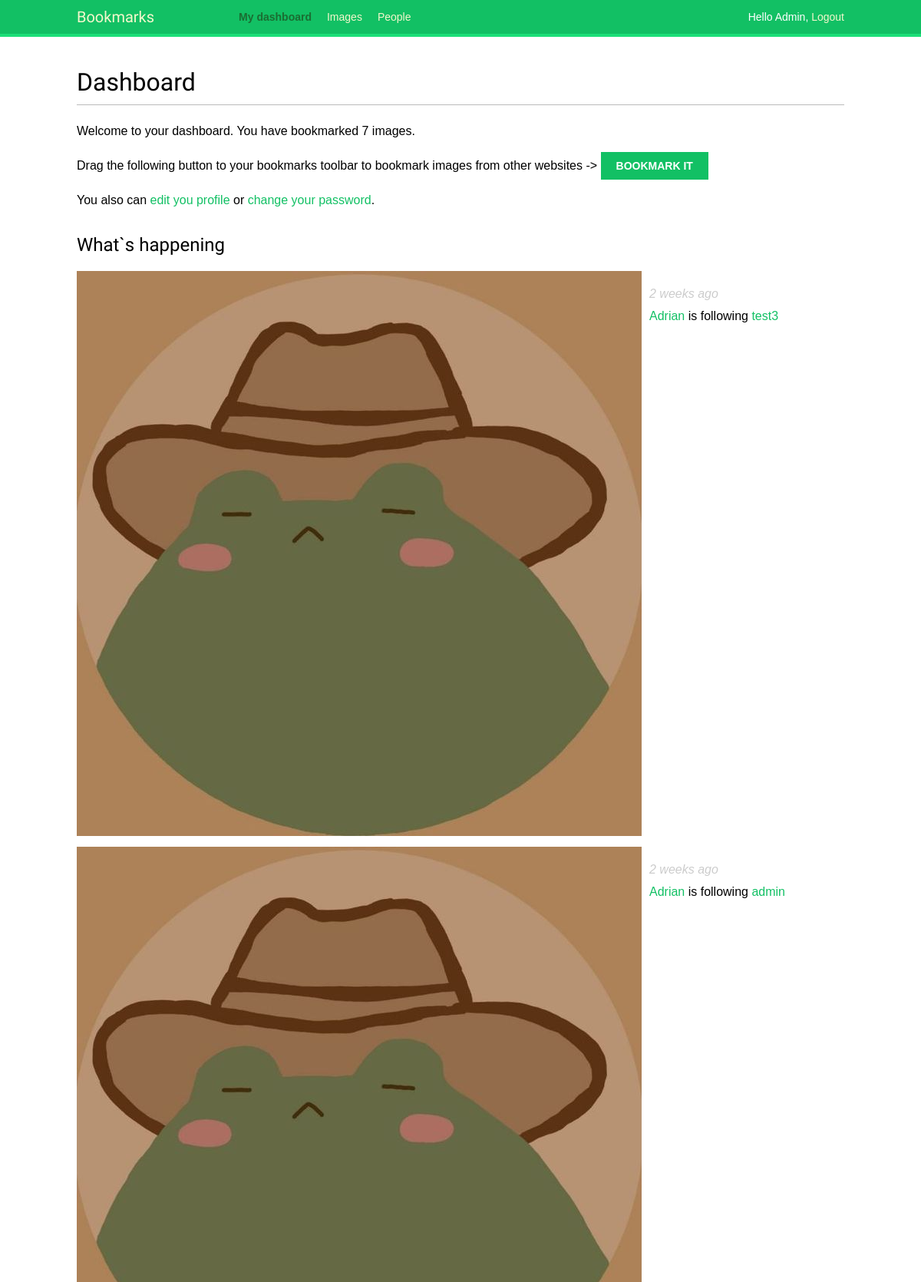
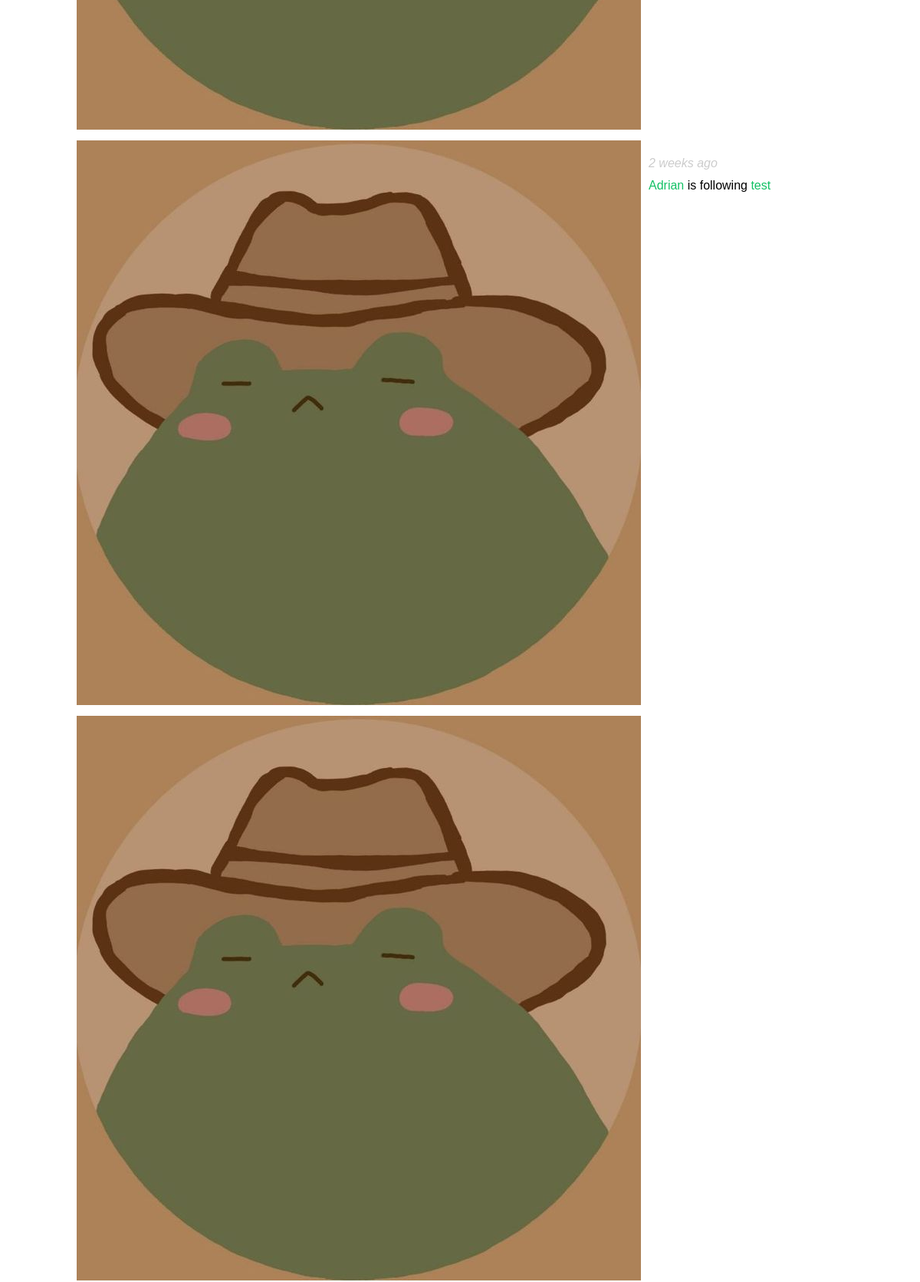
The app's page /account/ (signed in, upper part) with its own data (2 pictures, top to bottom).
### actions/models.py (models this page shows)
class Action(models.Model):
    user = models.ForeignKey('auth.User',
                             related_name='actions',
                             on_delete=models.CASCADE)
    verb = models.CharField(max_length=255)
    created = models.DateTimeField(auto_now_add=True)
    target_ct = models.ForeignKey(ContentType,
                                  blank=True,
                                  null=True,
                                  related_name='target_obj',
                                  on_delete=models.CASCADE)
    target_id = models.PositiveIntegerField(null=True,
                                            blank=True)
    target = GenericForeignKey('target_ct', 'target_id')
    class Meta:
        indexes = [
            models.Index(fields=['-created']),
            models.Index(fields=['target_ct', 'target_id']),
        ]
        ordering = ['-created']

### account/views.py (the view)
# urls.py: path('', dashboard, name='dashboard'),
@login_required
def dashboard(request):
    actions= Action.objects.exclude(user=request.user)
    following_ids = request.user.following.values_list('id',flat=True)
    if following_ids:
        actions = actions.filter(user_id__in=following_ids)
    actions = actions.select_related('user', 'user__profile')[:10].prefetch_related('target')[:10]
    return render(request,
                  'account/dashboard.html',
                  {'section': 'dashboard',
                   'actions' : actions})

### images/models.py (called while the page is built)
    def __str__(self):
        return self.title

    def get_absolute_url(self):
        return reverse('images:detail', args=[self.id,
                                              self.slug])

### account/templates/account/dashboard.html (shortened to what this page needs)
{% extends 'base.html' %}
{% block content %}
    <h1>Dashboard</h1>
    {% with total_images_created=request.user.images_created.count %}
        <p>
            Welcome to your dashboard.
            You have bookmarked {{ total_images_created }} image{{ total_images_created|pluralize }}.
        </p>
    {% endwith %}
    <p>Drag the following button to your bookmarks toolbar to bookmark images from other websites ->
        <a href="javascript:{% include 'bookmarklet_launcher.js' %}" class="button">Bookmark it</a>
    </p>
     <p> You also can <a href="{% url 'edit' %}">edit you profile</a>
    or <a href="{% url 'password_change' %}">change your password</a>.
    </p>
    <h2>What`s happening</h2>
    <div id="action-list">
        {% for action in actions %}
            {% include 'actions/action/detail.html' %}
        {% endfor %}
    </div>
{% endblock %}

### account/templates/base.html (shortened to what this page needs)
{% load static %}
<!DOCTYPE html>
<html lang="en">
<head>
    <link rel="stylesheet" href="{% static 'css/base.css' %}">
</head>
<body>
    <div id="header">
        <span class="logo">Bookmarks</span>
        {% if request.user.is_authenticated %}
            <ul class="menu">
                <li {% if section == 'dashboard' %}class="selected"{% endif %}>
                    <a href="{% url 'dashboard' %}">My dashboard</a>
                </li>
                <li {% if section == 'images' %}class="selected"{% endif %}>
                    <a href="{% url 'images:list' %}">Images</a>
                </li>
                <li {% if section == 'people' %}class="selected"{% endif %}>
                    <a href="{% url 'user_list' %}">People</a>
                </li>
            </ul>
        {% endif %}
        <span class="user">
            {% if request.user.is_authenticated %}
                Hello {{ request.user.first_name|default:request.user.username }},
                <a href="{% url 'logout' %}">Logout</a>
            {% else %}
                <a href="{% url 'login' %}">Log-in</a>
            {% endif %}
        </span>
    </div>
    <div id="content">
        {% block content %}
        {% endblock %}
    </div>
</body>
</html>

### actions/templates/actions/action/detail.html (shortened to what this page needs)
{% load thumbnail %}
{% with user=action.user profile=action.user.profile %}
    <div class="action">
        <div class="images">
            {% if profile.photo %}
                {% thumbnail profile.photo '80x80' crop='100%' as im %}
                <a href="{{ user.get_absolute_url }}">
                    <img src="{{ im.url }}" alt="{{ user.get_full_name }}" class="item-img">
                </a>
            {% endif %}
        </div>
        <div class="info">
            <p>
                <span class="date">{{ action.created|timesince }} ago</span>
                <br>
                <a href="{{ user.get_absolute_url }}">
                    {{ user.first_name }}
                </a>
                {{ action.verb }}
                {% if action.target %}
                    {% with target=action.target %}
                        <a href="{{ target.get_absolute_url }}">{{ target }}</a>
                    {% endwith %}
                {% endif %}
            </p>
        </div>
    </div>
{% endwith %}

### account/static/css/base.css (style rules this page uses)
body { margin:0; padding:0; font-family:helvetica, sans-serif; }
p { line-height: 1.8; }
a { color:#12c064; text-decoration:none; }
h1, h2, h3, h4, h5 , h6 { font-family: 'Muli', sans-serif; font-weight:normal; }
h1 { border-bottom:1px solid #bbb; padding:0 0 10px 0; margin:10px 0 20px 0; }
h2 { margin:30px 0 20px; }
#header { padding:10px 100px; font-size:14px; background:#12c064; color:#fff; border-bottom:4px solid #1cdf78; overflow:auto; }
#header .logo { font-family: 'Muli', sans-serif; float:left; color:#f3f7cc; font-size:20px; margin-right:10%; }
#header ul.menu { list-style:none; float:left; margin:0; padding:0; }
#header ul.menu li { float:left; padding:4px 10px; }
#header ul.menu li.selected a, #header ul.menu li.selected a:hover { color:#1b6d32; font-weight:bold; }
#header a { color:#f3f7cc; }
#header .user { float:right; padding-top:4px; }
#content { padding:30px 100px; }
input[type=submit], a.button { font-weight:bold; background:#12c064; color:#fff; padding:10px 20px; font-size:14px; text-transform:uppercase; }
.action { clear:both; overflow:auto; }
.action .images { float:left; margin:0 10px 10px 0; }
.action .date { font-style:italic; color:#ccc; }

### records on screen
Action: created "2 weeks", user.first_name "Adrian", verb "is following", target "test3"
Action: created "2 weeks", user.first_name "Adrian", verb "is following", target "admin"
Action: created "2 weeks", user.first_name "Adrian", verb "is following", target "test"

### other values on screen
{{ request.user.first_name|default:request.user.username }} "Admin"
{{ total_images_created }} "7"
